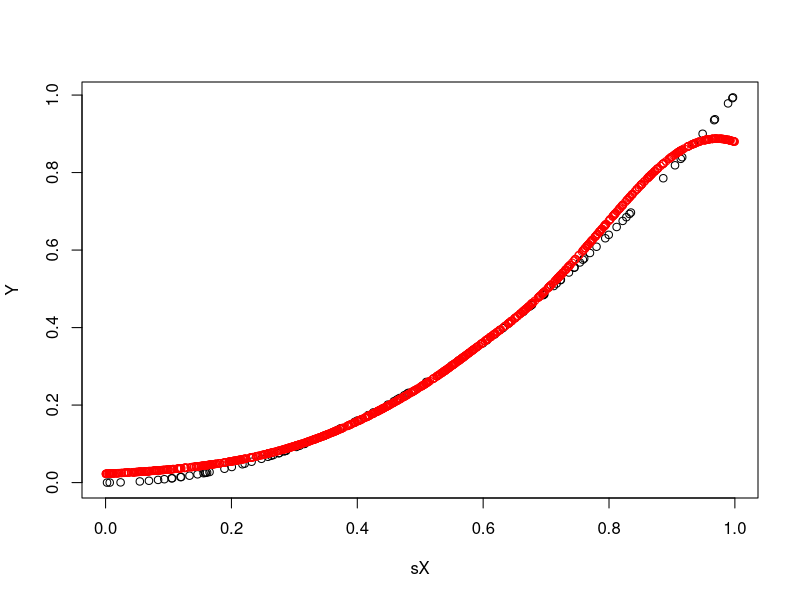

Recreate this plot in R.
library("DEoptimR")
#set.seed(30)
PI = 3.1416
Obj <- function(X)
{
  return (X*X)   
 return (1+cos(X*4*PI))#(cos(X*X)*4*3.1416)
}
fd <- function(xd, Beta, Mu, Sigma)
{
   total = 0
   for(p in 1:ncol(Beta))
   {
	total = total + Beta[1,p]*exp( - (  norm( matrix(xd) - matrix(Mu[p,]) )^2)/Sigma[1,p]  )	
   }

   return (total)
}
Phi <- function(Xd, Muj, Sigmaj)
{
   return (exp(- norm( matrix(Xd)-matrix(Muj))^2/Sigmaj ))
}
E <- function( Beta, Mu, Sigma, X, Y)
{
	total = 0
	for(d in 1:nrow(X))
	{
	   total = total+ (Y[d,] - fd(X[d,], Beta, Mu, Sigma))^2
	}
   return (total)
}
gradient_beta <- function(Beta, Mu, Sigma, X, Y)
{
	total = 0
	for(d in 1:nrow(X))
	{
	   for( j in 1:ncol(Beta) )
	   {
	     total = total + (Y[d, ]-fd(X[d, ], Beta, Mu, Sigma))*Phi(X[d, ], Mu[j,], Sigma[,j])
	   }
	}
   	return (total)
}
gradient_mu<- function(Beta, Mu, Sigma, X, Y)
{
	total = 0
	for(d in 1:nrow(X))
	{
	   for( j in 1:ncol(Beta) )
	   {
	     total = total + (Y[d, ]-fd(X[d,], Beta, Mu, Sigma))*Phi(X[d, ], Mu[j,], Sigma[,j])*( X[d,]-Mu[j])*(1.0/(Sigma[,j])) 
	   }
	}
   	return (total)
}
gradient_sigma<- function(Beta, Mu, Sigma, X, Y)
{
	total = 0
	for(d in 1:nrow(X))
	{
	   for( j in 1:ncol(Beta) )
	   {
	     total = total + (Y[d, ]-fd(X[d,], Beta, Mu, Sigma))*Phi(X[d, ], Mu[j,], Sigma[,j])*(norm(matrix(X[d,])- matrix(Mu[j,]))^2)/(Sigma[,j]^2)
	   }
	}
   	return (total)
}
##Función objetivo...
#E <- function( Beta, Mu, Sigma, X, Y)
#{
#	total = 0
#	for(d in 1:nrow(X))
#	{
#	   total = total+ (Y[d, ] - fd(X[d, ], Beta, Mu, Sigma))^2
#	}
#   return (total)
#}

RBF <- function(Y, P, X, Xp, min, max)
{

   D=ncol(X) ##calcular la dimension
   ##Vector pesos
   Beta = matrix(1,ncol=P)
   ##Vector varianzas
   Sigma = matrix(1,ncol=P)
   ##Matriz medias P X D
   Mu = matrix(1,ncol=D, nrow=P )
      
   ##Inicialización
   for(i in 1:P) {
    Beta[1,i] = runif(1,0.1,1)
    Sigma[1,i] = 0.8#*runif(1,0.0,1.0)
   
   	for(j in 1:D) {
   		Mu[i,j] = runif(1,0,1)	
   	}
   }
	## [ P, D, Beta, Sigma, Mu, X, Y] --> 1 + 1 + P + P + PxD + DxN + N
	data = c(Beta, Sigma, Mu)
	sizeind =2*P+(D*P)
	min_region = rep(min,sizeind )
	max_region = rep(max, sizeind)
	max_region[(P+1):(2*P)] = 1 ##Variance bound
	max_region[1:P] = 2 ##Beta bounds
	
	best = JDEoptim( min_region, max_region, E <- function(Ind)
{
	myBeta = matrix(Ind[1:P], ncol=P)
	mySigma = matrix(Ind[ (P+1):(2*P)], ncol=P)
	myMu= matrix(Ind[ (2*P+1): (2*P+(D*P))], ncol=D)
	total = 0
	for(d in 1:nrow(X))
	{
	   total = total+ (Y[d, ] - fd(X[d, ], myBeta, myMu, mySigma))^2
	}
   return (total)
}  , tol = 1e-4, trace = FALSE, triter = 50, NP = 10, maxiter=100)
	best = best$par


#	print(best)
	Beta = matrix(best[1:P], ncol=P)
	Sigma = matrix(best[ (P+1):(2*P)], ncol=P)
	Mu= matrix(best[ (2*P+1): (2*P+(D*P))], ncol=D)

#   Beta = Beta/norm(Beta)
#   nite = 100
#   eta = 0.001
#   for( it in 1:nite)
#   {
#	Beta = Beta + eta*gradient_beta(Beta, Mu, Sigma, X, Y)
#	Mu = Mu + eta*gradient_mu(Beta, Mu, Sigma, X, Y)
#	Sigma = Sigma + eta*gradient_sigma(Beta, Mu, Sigma, X, Y)
##	pause(0.5)
##	print(Beta)
##	Sys.sleep(1)
#   }
   Yp = Xp;
   for( i in 1:nrow(Yp))
   {
	Yp[i,1]=0
	for( j in 1:ncol(Beta))
	{
	   Yp[i,] = Yp[i,]+ Beta[1,j]*Phi(Xp[i, ], Mu[j,], Sigma[1,j])
	}
   } 	
   return (Yp)
}
##
min = 0.0
max = 1
Sizetrain=100
##Generar datos de entrenamiento
sX = matrix( runif(Sizetrain, min, max), ncol=1)#nrow=Sizetrain)
#Y = matrix(sX*sX  + rnorm(100, 0, 0.1), nrow=100)
Y = matrix( Obj(sX) , nrow=Sizetrain, ncol=1)

##Datos de prueba...
X2 = matrix( runif( 1000, min, max),ncol=ncol(sX))

##Número de neuronas..
P=4
##Dimension

Y2= RBF(Y, P, sX, X2, min, max )
plot(sX, Y)
points(X2, Y2, col='red')
print(sum( (Obj(X2)-Y2)*(Obj(X2)-Y2)  ))
#write.table(sX,file= "datax", sep="\t", col.names=FALSE, row.names=FALSE)
#write.table(Y,file= "datay", sep="\t", col.names=FALSE, row.names=FALSE)
#write.table(X2,file= "dataxp", sep="\t", col.names=FALSE, row.names=FALSE)
#write.table(Y2,file= "datayp", sep="\t", col.names=FALSE, row.names=FALSE)
